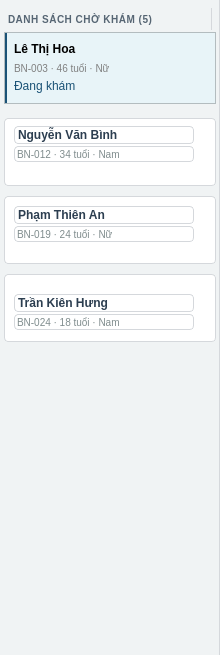
   <widget class="QWidget" name="widget" native="true">
    <property name="geometry">
     <rect>
      <x>0</x>
      <y>45</y>
      <width>220</width>
      <height>655</height>
     </rect>
    </property>
    <property name="styleSheet">
     <string notr="true">background-color: #f0f3f4;
               border-right: 1px solid #d5d8dc;</string>
    </property>
    <widget class="QLabel" name="label_2">
     <property name="geometry">
      <rect>
       <x>8</x>
       <y>8</y>
       <width>204</width>
       <height>22</height>
      </rect>
     </property>
     <property name="font">
      <font>
       <pointsize>-1</pointsize>
       <weight>75</weight>
       <bold>true</bold>
      </font>
     </property>
     <property name="styleSheet">
      <string notr="true">font-size:10px; font-weight:bold; color:#566573; letter-spacing:0.5px;</string>
     </property>
     <property name="text">
      <string>DANH SÁCH CHỜ KHÁM (5)</string>
     </property>
    </widget>
    <widget class="QFrame" name="frame_2">
     <property name="geometry">
      <rect>
       <x>4</x>
       <y>32</y>
       <width>212</width>
       <height>72</height>
      </rect>
     </property>
     <property name="styleSheet">
      <string notr="true">background:#e8f4f8; border-left:3px solid #1a5276;</string>
     </property>
     <property name="frameShape">
      <enum>QFrame::StyledPanel</enum>
     </property>
     <property name="frameShadow">
      <enum>QFrame::Raised</enum>
     </property>
     <widget class="QLabel" name="label_3">
      <property name="geometry">
       <rect>
        <x>10</x>
        <y>8</y>
        <width>180</width>
        <height>18</height>
       </rect>
      </property>
      <property name="font">
       <font>
        <weight>75</weight>
        <bold>true</bold>
       </font>
      </property>
      <property name="styleSheet">
       <string notr="true">border:none</string>
      </property>
      <property name="text">
       <string>Lê Thị Hoa</string>
      </property>
     </widget>
     <widget class="QLabel" name="label_4">
      <property name="geometry">
       <rect>
        <x>10</x>
        <y>28</y>
        <width>180</width>
        <height>16</height>
       </rect>
      </property>
      <property name="font">
       <font>
        <pointsize>-1</pointsize>
       </font>
      </property>
      <property name="styleSheet">
       <string notr="true">border:none; font-size:10px; color:gray</string>
      </property>
      <property name="text">
       <string>BN-003 · 46 tuổi · Nữ</string>
      </property>
     </widget>
     <widget class="QLabel" name="label_5">
      <property name="geometry">
       <rect>
        <x>10</x>
        <y>46</y>
        <width>100</width>
        <height>16</height>
       </rect>
      </property>
      <property name="styleSheet">
       <string notr="true">border:none;color:#1a5276;</string>
      </property>
      <property name="text">
       <string>Đang khám</string>
      </property>
     </widget>
    </widget>
    <widget class="QFrame" name="frame_3">
     <property name="geometry">
      <rect>
       <x>4</x>
       <y>118</y>
       <width>212</width>
       <height>68</height>
      </rect>
     </property>
     <property name="styleSheet">
      <string notr="true">background:white; border:1px solid #d5d8dc; border-radius:4px;</string>
     </property>
     <property name="frameShape">
      <enum>QFrame::StyledPanel</enum>
     </property>
     <property name="frameShadow">
      <enum>QFrame::Raised</enum>
     </property>
     <widget class="QLabel" name="label_7">
      <property name="geometry">
       <rect>
        <x>10</x>
        <y>8</y>
        <width>180</width>
        <height>18</height>
       </rect>
      </property>
      <property name="styleSheet">
       <string notr="true">font-size:12px; font-weight:bold; color:#2c3e50;</string>
      </property>
      <property name="text">
       <string>Nguyễn Văn Bình</string>
      </property>
     </widget>
     <widget class="QLabel" name="label_8">
      <property name="geometry">
       <rect>
        <x>10</x>
        <y>28</y>
        <width>180</width>
        <height>16</height>
       </rect>
      </property>
      <property name="styleSheet">
       <string notr="true">font-size:10px; color:#7f8c8d;</string>
      </property>
      <property name="text">
       <string>BN-012 · 34 tuổi · Nam</string>
      </property>
     </widget>
    </widget>
    <widget class="QFrame" name="frame_4">
     <property name="geometry">
      <rect>
       <x>4</x>
       <y>196</y>
       <width>212</width>
       <height>68</height>
      </rect>
     </property>
     <property name="styleSheet">
      <string notr="true">background:white; border:1px solid #d5d8dc; border-radius:4px;</string>
     </property>
     <property name="frameShape">
      <enum>QFrame::StyledPanel</enum>
     </property>
     <property name="frameShadow">
      <enum>QFrame::Raised</enum>
     </property>
     <widget class="QLabel" name="label_9">
      <property name="geometry">
       <rect>
        <x>10</x>
        <y>10</y>
        <width>180</width>
        <height>18</height>
       </rect>
      </property>
      <property name="styleSheet">
       <string notr="true">font-size:12px; font-weight:bold; color:#2c3e50;</string>
      </property>
      <property name="text">
       <string>Phạm Thiên An</string>
      </property>
     </widget>
     <widget class="QLabel" name="label_12">
      <property name="geometry">
       <rect>
        <x>10</x>
        <y>30</y>
        <width>180</width>
        <height>16</height>
       </rect>
      </property>
      <property name="styleSheet">
       <string notr="true">font-size:10px; color:#7f8c8d;</string>
      </property>
      <property name="text">
       <string>BN-019 · 24 tuổi · Nữ</string>
      </property>
     </widget>
    </widget>
    <widget class="QFrame" name="frame_9">
     <property name="geometry">
      <rect>
       <x>4</x>
       <y>274</y>
       <width>212</width>
       <height>68</height>
      </rect>
     </property>
     <property name="styleSheet">
      <string notr="true">background:white; border:1px solid #d5d8dc; border-radius:4px;</string>
     </property>
     <property name="frameShape">
      <enum>QFrame::StyledPanel</enum>
     </property>
     <property name="frameShadow">
      <enum>QFrame::Raised</enum>
     </property>
     <widget class="QLabel" name="label_10">
      <property name="geometry">
       <rect>
        <x>10</x>
        <y>20</y>
        <width>180</width>
        <height>18</height>
       </rect>
      </property>
      <property name="styleSheet">
       <string notr="true">font-size:12px; font-weight:bold; color:#2c3e50;</string>
      </property>
      <property name="text">
       <string>Trần Kiên Hưng</string>
      </property>
     </widget>
     <widget class="QLabel" name="label_11">
      <property name="geometry">
       <rect>
        <x>10</x>
        <y>40</y>
        <width>180</width>
        <height>16</height>
       </rect>
      </property>
      <property name="styleSheet">
       <string notr="true">font-size:10px; color:#7f8c8d;</string>
      </property>
      <property name="text">
       <string>BN-024 · 18 tuổi · Nam</string>
      </property>
     </widget>
    </widget>
   </widget>
